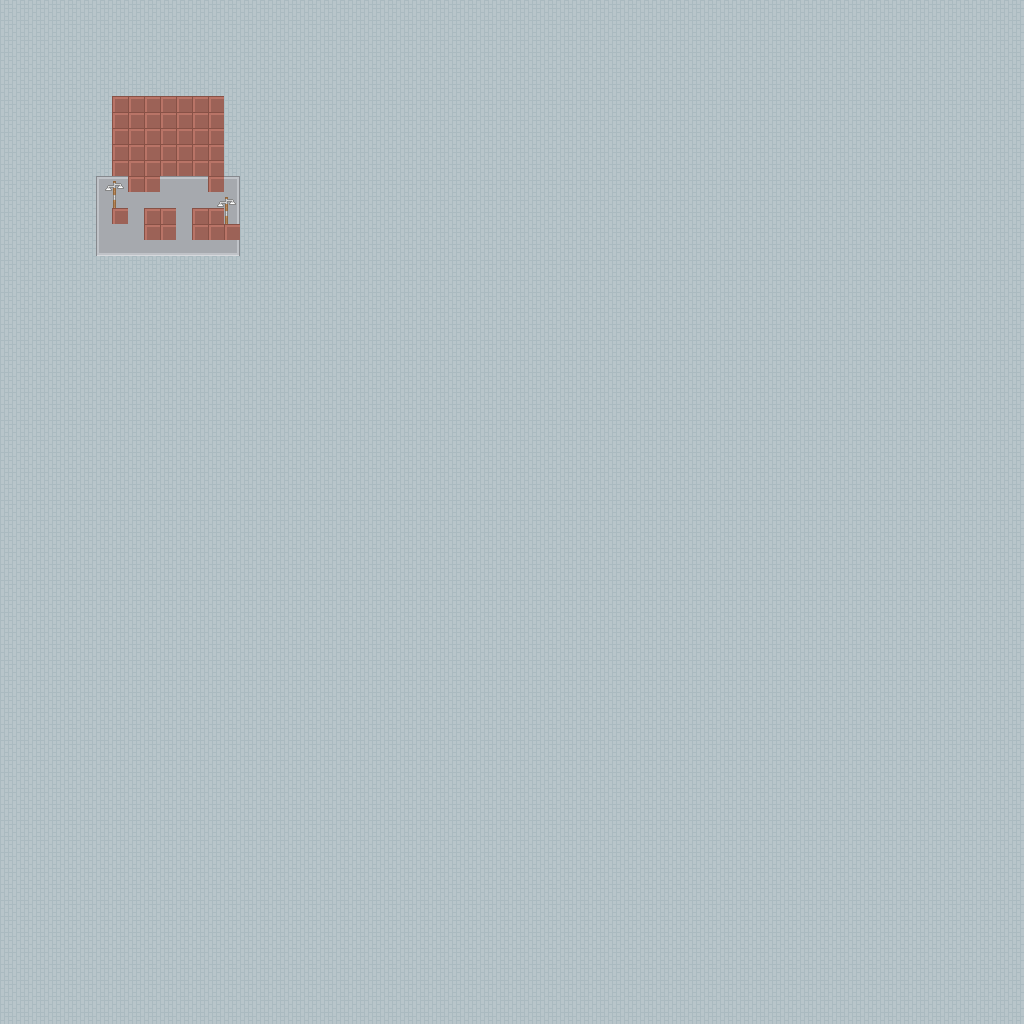

This is a level from a 2D game, rendered from its Tiled map with the project's own tilesets. A one-line summary and the map file follow, with tile-layer data summarised:
An orthogonal 64x64 tile map with 16x16 px tiles, 9 tile layers (floor, stall-area-floor, stall-depot, stall-depot-detail, ...).

<map version="1.0" orientation="orthogonal" renderorder="right-down" width="64" height="64" tilewidth="16" tileheight="16" nextobjectid="1">
 <tileset firstgid="1" name="city_t" tilewidth="16" tileheight="16" spacing="1">
  <image source="../city_t.png" trans="ff00ff" width="628" height="475" />
 </tileset>
 <layer name="floor" width="64" height="64">
  <data>[4096 cells, 4096 non-empty, 2 distinct tile ids]</data>
 </layer>
 <layer name="stall-area-floor" width="64" height="64">
  <data>[4096 cells, 45 non-empty, 9 distinct tile ids]</data>
 </layer>
 <layer name="stall-depot" width="64" height="64">
  <data>[4096 cells, 35 non-empty, 12 distinct tile ids]</data>
 </layer>
 <layer name="stall-depot-detail" width="64" height="64">
  <data>[4096 cells, 1 non-empty, 1 distinct tile ids]</data>
 </layer>
 <layer name="stall-depot-roof" width="64" height="64">
  <data>[4096 cells, 14 non-empty, 6 distinct tile ids]</data>
 </layer>
 <layer name="stalls-detail" width="64" height="64">
  <data>[4096 cells, 5 non-empty, 4 distinct tile ids]</data>
 </layer>
 <layer name="stalls" width="64" height="64">
  <data>[4096 cells, 12 non-empty, 6 distinct tile ids]</data>
 </layer>
 <layer name="stall-area-lamp" width="64" height="64">
  <data>[4096 cells, 12 non-empty, 4 distinct tile ids]</data>
 </layer>
 <layer name="collision" width="64" height="64">
  <data>[4096 cells, 48 non-empty, 1 distinct tile ids]</data>
 </layer>
</map>
